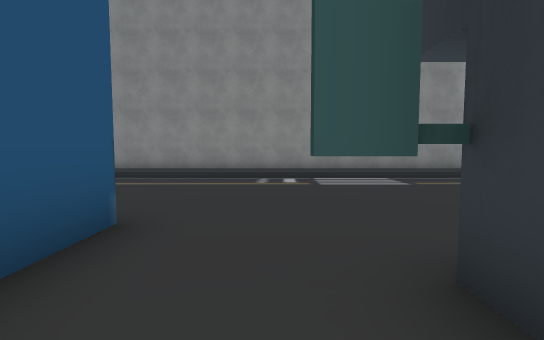
[1] (above)

17 first-person views from a walk through a 3-D level made in the Unity game engine. The camera is 1.5 m above the floor, tilts 4° down and sees 85° across. The floor is counted in squares, 2 m on a side. Each view is taken from the middle of a square. On the plan, view 1 faces up. The plan holds only what a view shows up to about 10 squares ahead; the rest is blank. The place goes on beyond the plan. The player character is not drawn. Door leaves are left out, so doorways stand open. Some surface patterns are stand-ins.

[2]
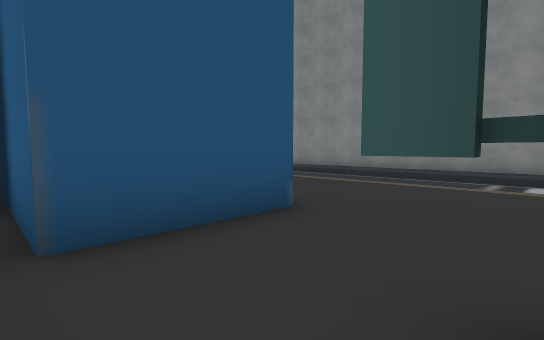

[3]
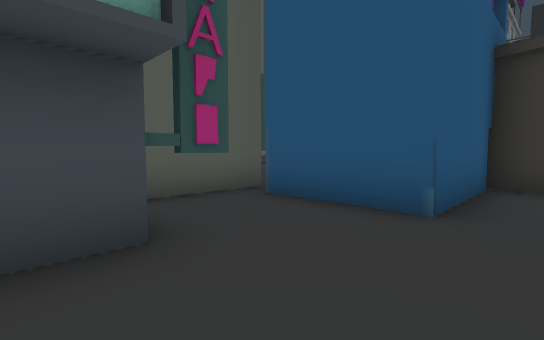

[4]
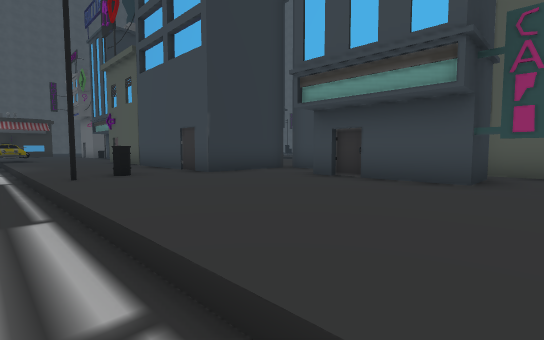

[5]
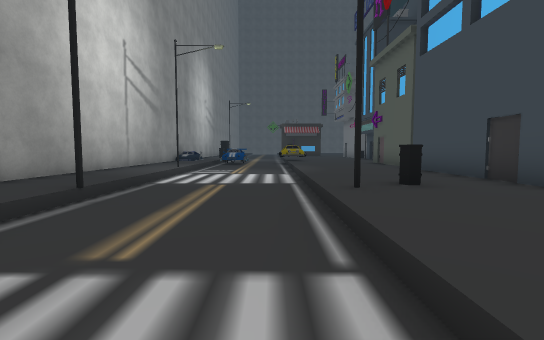

[6]
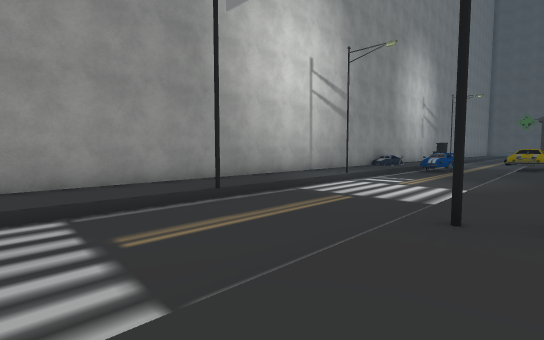

[7]
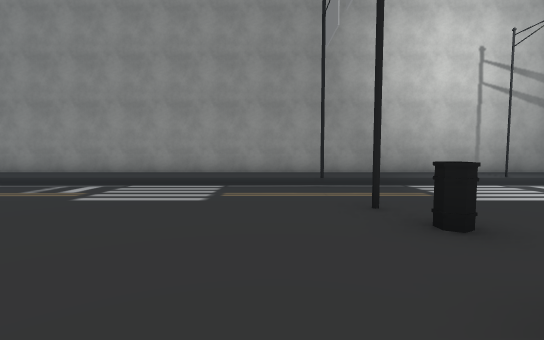

[8]
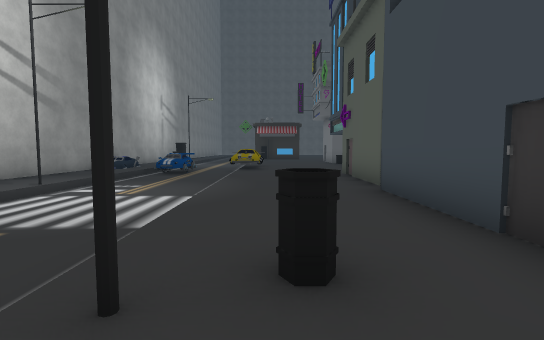

[9]
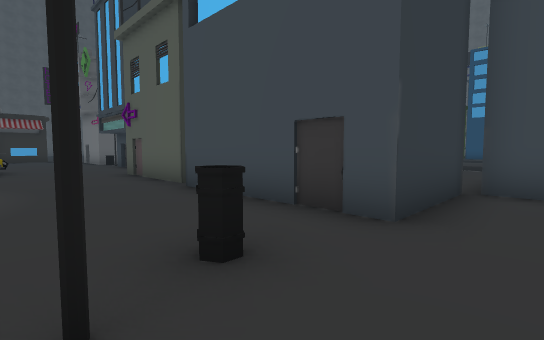

[10]
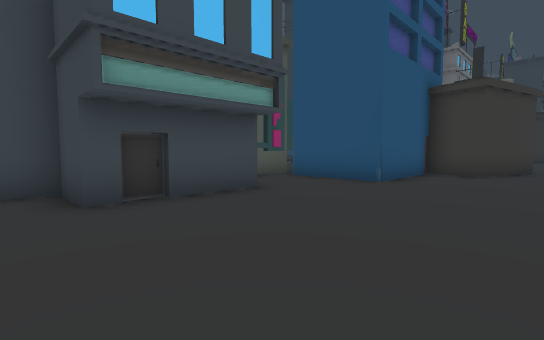

[11]
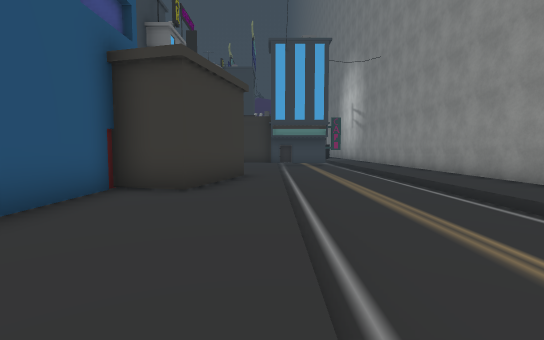

[12]
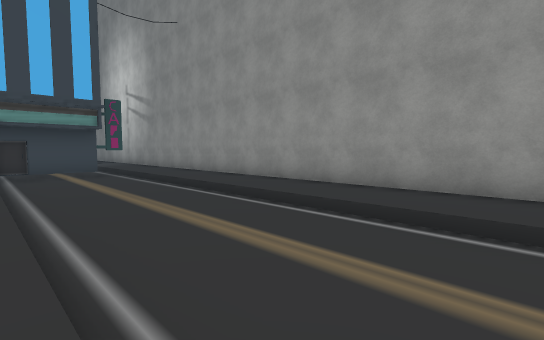

[13]
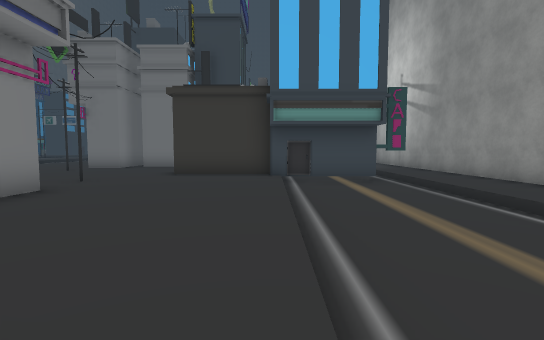

[14]
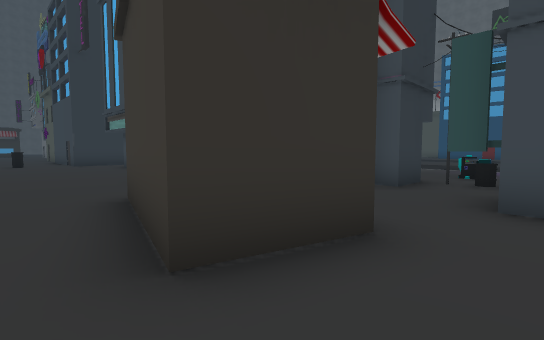

[15]
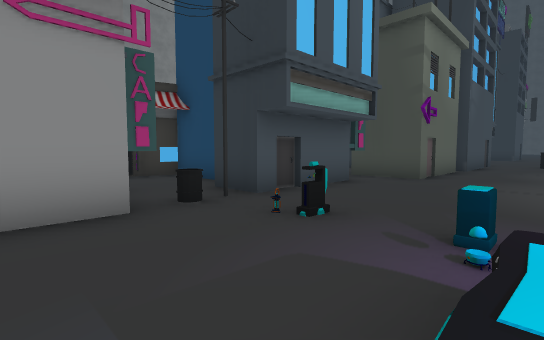

[16]
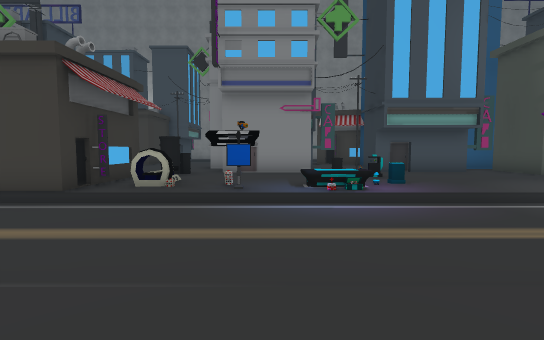

[17]
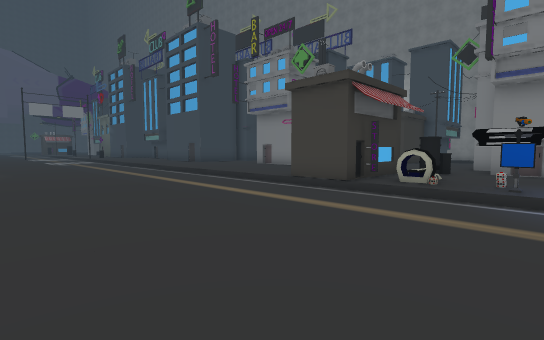

### Floor plan
Key: @ floor where view 1 was taken; # wall or solid block; x gap in a wall; . main floor; - floor 0.5 m lower than the main floor; / step, stairs or slope; H house; B bin; C column; T table; O other object.
Columns run from 22 left of view 1 to 15 right of it. Each row starts with its distance up from view 1.
 12      #################################
 11      .................................
 10      ///////////////////////#////C////
  9      -/-------------------------------
  8      -#-------------------------------
  7      -#-------------------------------
  6       H.....................#.........
  5       #........##............B........
  4       #........###....................
  3       #........HH###H........HH##.....
  2      .......H...## ##..H.....        O
  1      .....    H.#   #..####.#
  0      ....    H..###...@.H ###
 -1      ..   H###B.##Hx####
 -2          B..........H###
 -3         H..T...O.........
 -4         #.O....O.........
 -5      .. #OOO.TTO.......
 -6     //////////////
 -7    --------------
 -8   --------------
 -9  --------------
-10 ..............
-11 .............
-12   ...........

Positions as (right, up) in squares from view 1, and headings:
1: (0, 0), facing up
2: (1, 0), facing up-left
3: (2, 4), facing down-left
4: (0, 7), facing down-right
5: (2, 7), facing right
6: (3, 5), facing up-right
7: (5, 2), facing up
8: (5, 5), facing right
9: (5, 6), facing down-right
10: (5, 6), facing down-left
11: (1, 6), facing left
12: (-4, 6), facing up-left
13: (-7, 6), facing left
14: (-9, 6), facing down-right
15: (-10, -5), facing up-right
16: (-10, -11), facing up
17: (-10, -12), facing up-left
